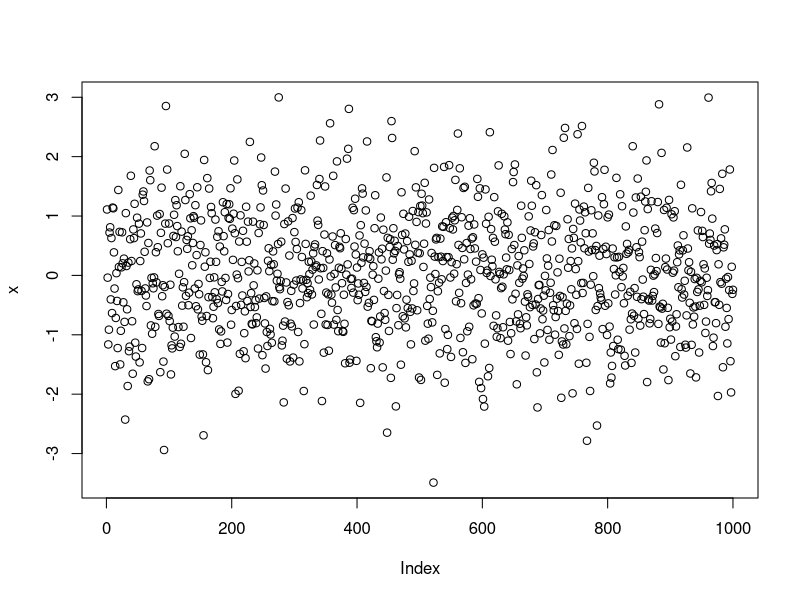
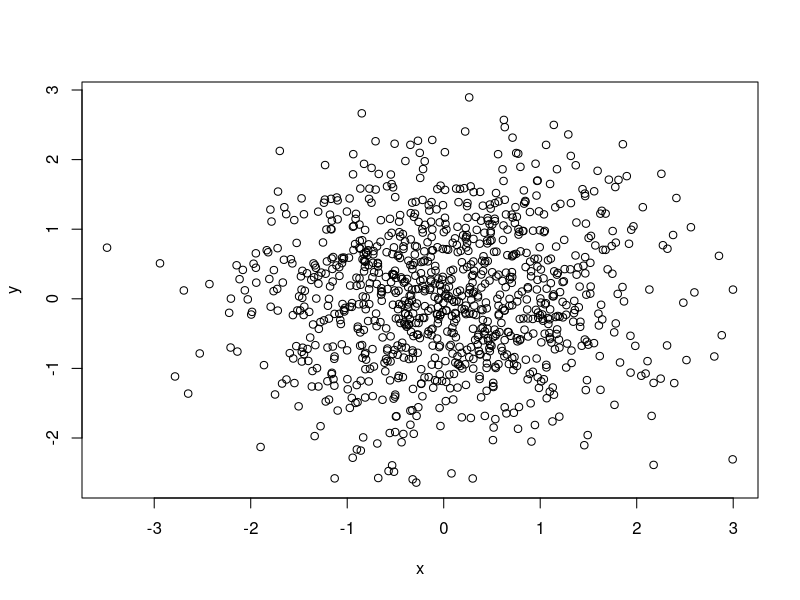
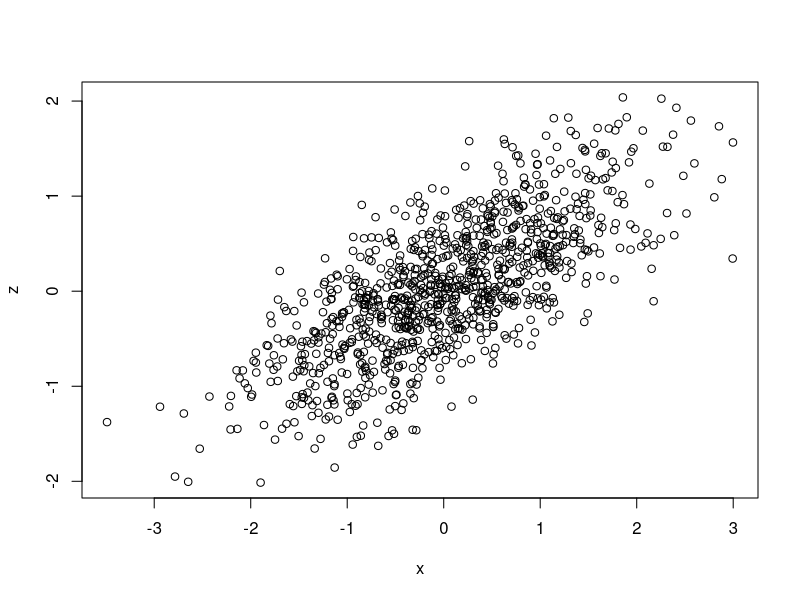
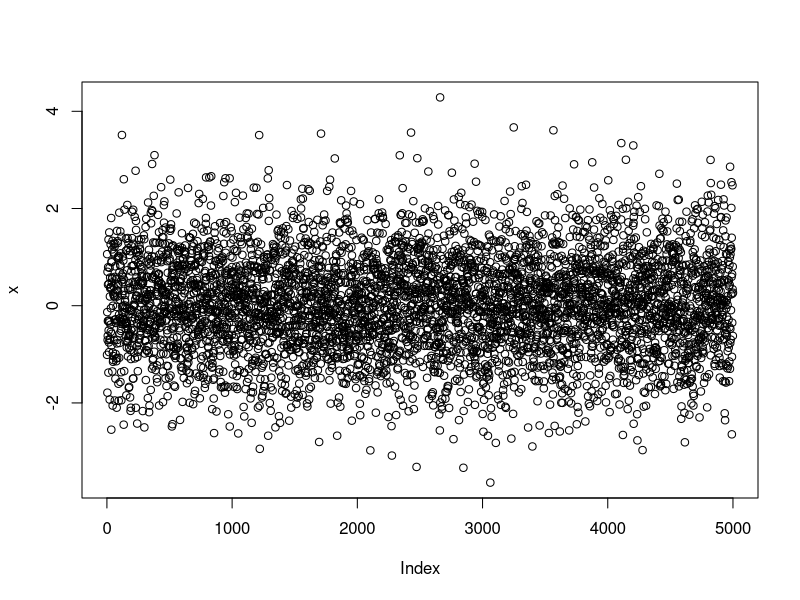
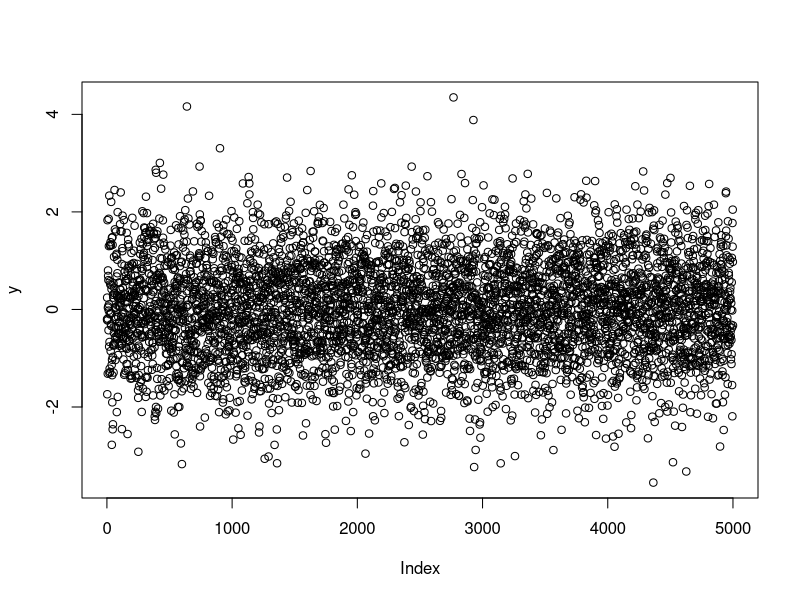
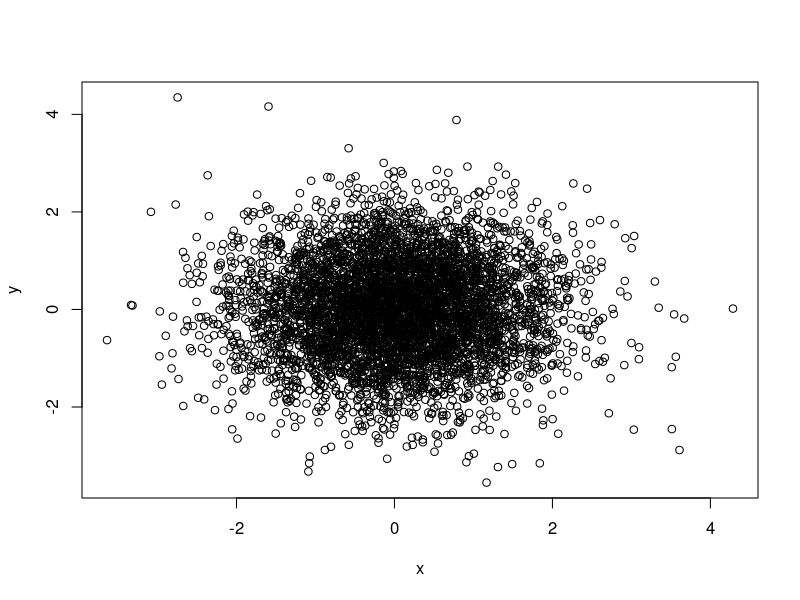
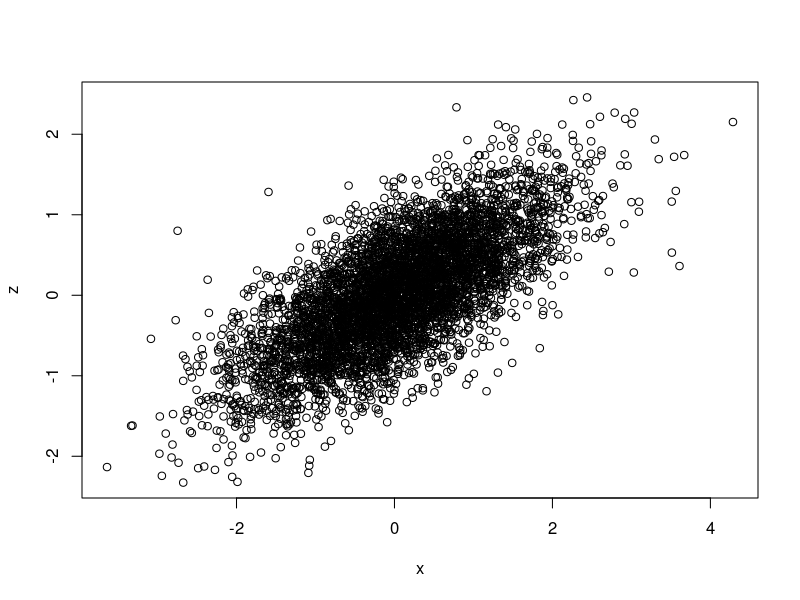
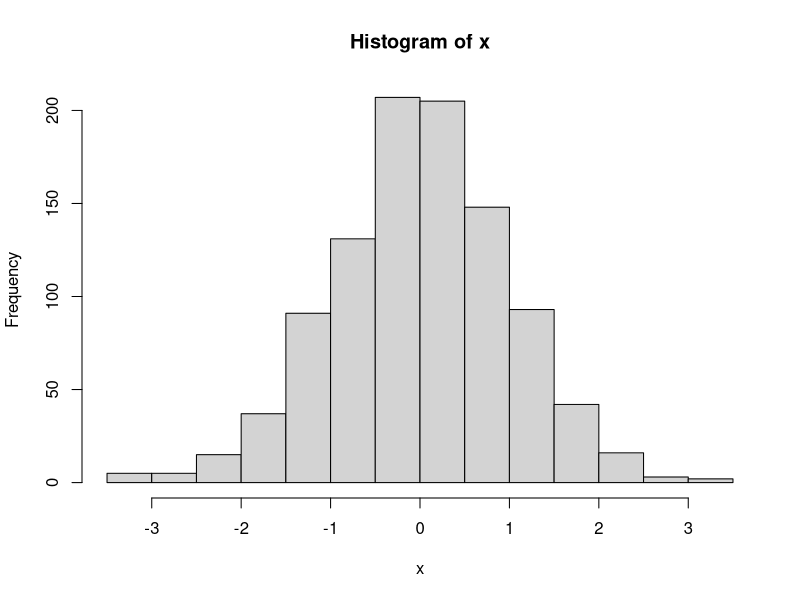

The R script that drew these images, in order:
## ---- chunk 1

h <- 0.5
h
t <- 1.0 - h
t

0.65*0.34

a <- exp(-1)
a
a*0.5
a*h

## ---- chunk 2

h + t

(h+t)*(h+t)

h^2 + 2*h*t + t^2

(h+t)^4

h^2


## ---- chunk 3

# (h+t)^3 = h^3 + 3*h*h*t + 3*h*t*t + t^3

(h+t)^3

h^3 + 3*h*h*t + 3*h*t*t + t^3

3*h*h*t

## ---- chunk 4

h^3 + 3*h*h*t

## ---- chunk 5

(h+t)^8
h^8 + 8*h^7*t + 28*h^6*t^2

## ---- chunk 6
# word problem -- winning a dollar means that you have one more heads than tails
# winning 2 dollars means that you won two more heads than tails, etc
# to win at least $4 in 8 throws of a die, the heads must occur 6,7, or 8 times.
# so the probablilty is the same as in part (c)

h^8 + 8*h^7*t + 28*h^6*t^2


## ---- chunk 7
p <- 0.25

q <- 1.0-p

(p+q)^4
p^4 + 4*p^3*q + 6*p^2*q^2 + 4*p*q^3 + q^4

p^4
4*p^3*q
6*p^2*q^2

prob <- p^4 + 4*p^3*q + 6*p^2*q^2

prob

## ---- chunk 8
p <- 1.0/13.0

q <- 1.0-p

(p+q)^4
p^4 + 4*p^3*q + 6*p^2*q^2 + 4*p*q^3 + q^4

p^4
4*p^3*q
6*p^2*q^2

prob <- p^4 + 4*p^3*q + 6*p^2*q^2

prob

## ---- chunk 9
p1 <- 4.0/52.0  # probability of drawing first jack
p2 <- 3.0/51.0  # probability of drawing 2nd jack
p3 <- 48.0/50.0 # probability of drawing first not-jack
p4 <- 47.0/49.0 # probability of drawing 2nd not-jack

prob <- p1*p2*p3*p4
prob

fac <- factorial(4)/(factorial(2)*factorial(2)) # p1*p2*p3*p4
fac
probtot <- fac*prob
probtot

## ---- chunk 10

## ---- chunk 11

x <- rnorm(n=1000, mean=0, sd=1)
plot(x)

## ---- chunk 12

y <- rnorm(n=1000, mean=0, sd=1)
plot(x,y)

## ---- chunk 13

z <- (x+y)/2
plot(x,z)

## ---- chunk 14

a1 <- mean(x)
a2 <- mean(x^2)
a3 <- mean(y)
a4 <- mean(y^2)
a5 <- mean((x+y)^2)
a6 <- mean(z)
a7 <- mean(z^2)
a8 <- mean((x+z)^2)

print(paste(a1,a2,a3,a4,a5,a6,a7,a8))

## ---- chunk 15

x <- rnorm(n=5000, mean=0, sd=1)
plot(x)
## ---- chunk 16


y <- rnorm(n=5000, mean=0, sd=1)
plot(y)

## ---- chunk 17

plot(x,y)

## ---- chunk 18

z <- (x+y)/2
plot(x,z)


## ---- chunk 19

mean(x)
mean(x^2)
mean(y)
mean(y^2)
mean(z)
mean(z^2)
mean((x+y)^2)
mean((x+z)^2)
b1 <- mean(x)
b2 <- mean(x^2)
b3 <- mean(y)
b4 <- mean(y^2)
b5 <- mean((x+y)^2)
b6 <- mean(z)
b7 <- mean(z^2)
b8 <- mean((x+z)^2)


print(paste(a1,a2,a3,a4,a5,a6,a7,a8))

print(paste(b1,b2,b3,b4,b5,b6,b7,b8))

## ---- chunk 20
xx <- replicate(100,0)
xx2 <- replicate(100,0)
yy <- replicate(100,0)
yy2 <- replicate(100,0)
zz <- replicate(100,0)
zz2 <- replicate(100,0)

for (ii in 1:100){
  x <- rnorm(n=1000, mean=0, sd=1)
  y <- rnorm(n=1000, mean=0, sd=1)
  z <- (x+y)/2
  x2 <- x^2
  y2 <- y^2
  z2 <- z^2

  xx[ii] <- mean(x)
  xx2[ii] <- mean(x2)
  yy[ii] <- mean(y)
  yy2[ii] <- mean(y2)
  zz[ii] <- mean(z)
  zz2[ii] <- mean(z2)
}
hist(x,breaks=21)

hist(xx,breaks=21)
hist(xx2,breaks=21)

hist(yy,breaks=21)
hist(yy2,breaks=21)
hist(zz,breaks=21)
hist(zz2,breaks=21)

## ---- chunk 21

print("xx mean, stdev, vaiance")
mean(xx)
sd(xx)
var(xx)
print("xx^2 mean, stdev, vaiance")
mean(xx2)
sd(xx2)
var(xx2)
print("yy mean, stdev, vaiance")
mean(yy)
sd(yy)
var(yy)
print("yy^2 mean, stdev, vaiance")
mean(yy2)
sd(yy2)
var(yy2)
print("zz mean, stdev, vaiance")
mean(zz)
sd(zz)
var(zz)
print("zz^2 mean, stdev, vaiance")
mean(zz2)
sd(zz2)
var(zz2)

## ---- chunk 22






